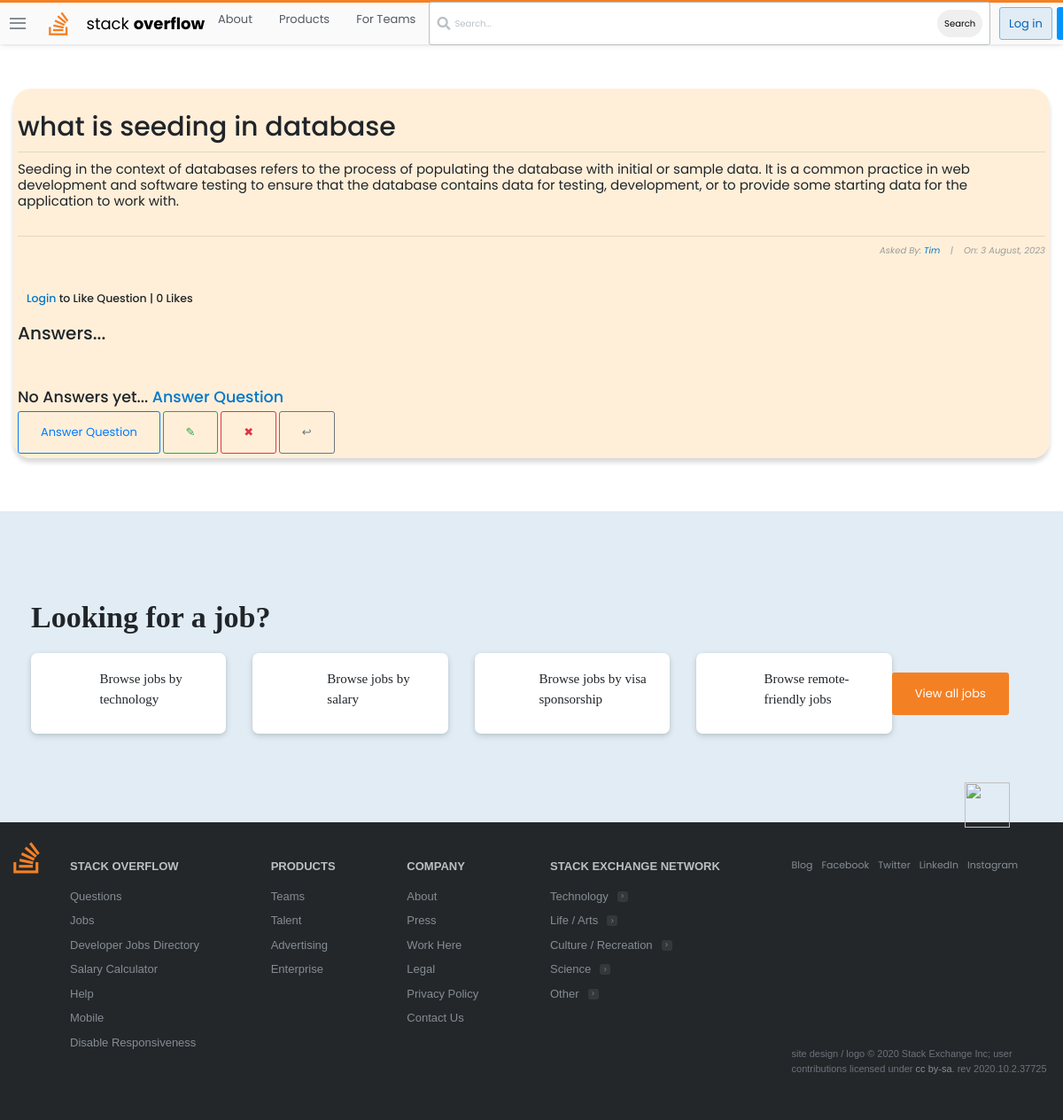
The app's page /questions/19/ with its own data.
### stackbase/models.py (models this page shows, shortened)
class Question(models.Model):
    user = models.ForeignKey(User, on_delete=models.CASCADE)
    title = models.CharField(max_length=10000)
    content = RichTextField()
    likes = models.ManyToManyField(User, related_name='question_post')
    date_created = models.DateTimeField(default= timezone.now)
    def total_likes(self):
        return self.likes.count()

### stackbase/views.py (the view)
# urls.py: path('questions/<int:pk>/', views.QuestionDetailView.as_view(), name = "question_detail"),
class QuestionDetailView(DetailView):
    model = Question
    def get_context_data(self, *args, **kwargs):
        context = super(QuestionDetailView, self).get_context_data()
        something = get_object_or_404(Question, id= self.kwargs['pk'])
        total_likes = something.total_likes()
        liked = False
        if something.likes.filter(id=self.request.user.id).exists():
         liked = True
        context['total_likes']= total_likes
        context['liked'] = liked
        return context

### stackbase/templates/stackbase/question_detail.html (shortened to what this page needs)
{% extends 'base.html' %}
{% block content %}
<!DOCTYPE html>
<html lang="en">
<head>
</head>
<body>
    <div class="container">
        <div class="list-question">
            <div class="questions">
                <div class="container" style="background-color: rgba(255, 235, 209, 0.808); padding: 5px; box-shadow: rgba(0, 0, 0, 0.15) 0px 5px 5px 0px; border-radius: 20px;" >
                    <h3 id="fh3">{{question.title}}</h3>
                    <hr>
                    <h6 id="fh6">{{ question.content|safe }}</h6>
                    <hr>
                    <h6 id="fh6" style="font-size: 10px; font-style: italic; color: rgb(155, 155, 155); text-align: right;">Asked By: <a href="{% url 'profile' %}">{{ object.user|title }}</a>&nbsp;&nbsp;&nbsp; |&nbsp;&nbsp;&nbsp; On: {{ object.date_created|date:"j F, Y" }}</h6>
                    <br>
                        <form action="{% url 'stackbase:like_post' object.pk %}" method="POST">
                            {% if user.is_authenticated %}
                                {% if liked %}
                                    <div style="display: flex; align-items: center; margin-left: 10px;">
                                        <button type="submit" name="question_id" value="{{ question.id }}" style="border: none; border-radius: 60px;"><img src="https://image.similarpng.com/very-thumbnail/2020/06/Dislike-icon-transparent-PNG.png" alt="" style="width: 40px;"></button> <h5 style="margin-left: 10px; cursor: pointer;"> |  {{ total_likes }} Likes</h5>
                                    </div>
                                {% else %}
                                    <div style="display: flex; align-items: center; margin-left: 10px;">
                                        <button type="submit" name="question_id" value="{{ question.id }}" style="border: none; border-radius: 30px;"><img src="https://i.pinimg.com/originals/39/44/6c/39446caa52f53369b92bc97253d2b2f1.png" alt="" style="width: 40px;"></button> <h5 style="margin-left: 10px; cursor: pointer;"> |  {{ total_likes }} Likes</h5>
                                    </div>
                                {% endif %}
                            {% else %}
                                <h5 style="margin-left: 10px; cursor: pointer;"><a href="{% url 'login' %}">Login</a> to Like Question |  {{ total_likes }} Likes</h5>
                            {% endif %}
                        </form>
                    <br>
                    <h2>Answers...</h2> <br><br><br>
                    {% if not question.comment.all %}
                        <h3>No Answers yet... <a href="">Answer Question</a> </h3>
                    {% endif %}
                    <a class="btn btn-outline-primary" id="fa" href="{% url 'stackbase:question_comment' question.id%}" style="text-decoration: none;">Answer Question</a>
                    <a style="text-decoration: none; " class="btn btn-outline-success" href="{% url 'stackbase:question_update' question.id  %} ">&#x270E;</a>
                    <a style="text-decoration: none; " class="btn btn-outline-danger" href="{% url 'stackbase:question_confirm_delete' question.id  %}  ">&#x2716;</a>
                    <a style="text-decoration: none; " class="btn btn-outline-secondary" href=" {% url 'stackbase:question_list' %}">&#x21a9;</a>
                </div> <br><br>
                </div> <br>
            </div>
        </div>
        <br>
</body>
</html>
{% endblock content %}

### static/main.css (style rules this page uses)
:root { --white: #fff; --black: #0c0d0e; --orange: #f48024; --yellow: #fbf2d4; --green: #5eba7d; --blue: #0077cc; --powder: #e1ecf4; --red: #d1383d; --black-025: #fafafb; --black-050: #eff0f1; --black-075: #e4e6e8; --black-100: #d6d9dc; --black-150: #c8ccd0; --black-200: #bbc0c4; --black-300: #9fa6ad; --black-350: #9199a1; --black-400: #848d95; --black-500: #6a737c; --black-600: #535a60; --black-700: #3c4146; --black-750: #2f3337; --black-800: #242729; --black-900: #0c0d0e; --orange-050: #fff7f2; --orange-100: #fee3cf; --orange-200: #fcd0ad; --orange-300: #f7aa6d; --orange-400: #f48024; --orange-500: #f2720c; --orange-600: #da670b; --orange-700: #bd5c00; --orange-800: #a35200; --orange-900: #874600; --blue-050: #f2f9ff; --blue-100: #cfeafe; --blue-200: #addafc; --blue-300: #6cbbf7; --blue-400: #379fef; --blue-500: #0095ff; --blue-600: #0077cc; --blue-700: #0064bd; --blue-800: #0054a3; --blue-900: #004487; --powder-050: #f4f8fb; --powder-100: #e1ecf4; --powder-200: #d1e5f1; --powder-300: #b3d3ea; --powder-400: #a0c7e4; --powder-500: #7aa7c7; --powder-600: #5b8db1; --powder-700: #39739d; --powder-800: #2c5777; --powder-900: #1e3c52; --green-025: #eef8f1; --green-050: #dcf0e2; --green-100: #cae8d4; --green-200: #a6d9b7; --green-300: #82ca9a; --green-400: #5eba7d; --green-500: #48a868; --green-600: #3d8f58; --green-700: #2f6f44; --green-800: #29603b; --green-900: #1e472c; --yellow-050: #fdf7e3; --yellow-100: #fbf2d4; --yellow-200: #f1e5bc; --yellow-300: #e6d178; --yellow-400: #e9c63f; --yellow-500: #ddb624; --yellow-600: #cea51b; --yellow-700: #b89516; --yellow-800: #9f8010; --yellow-900: #826a0b; --red-050: #fdf3f4; --red-100: #f9d3d7; --red-200: #f4b4bb; --red-300: #e87c87; --red-400: #de535e; --red-500: #d1383d; --red-600: #c02d2e; --red-700: #ac2726; --red-800: #942121; --red-900: #7a1819; --gold: #ffcc01; --gold-lighter: #fff4d1; --gold-darker: #f1b600; --silver: #b4b8bc; --silver-lighter: #e8e8e8; --silver-darker: #9a9c9f; --bronze: #caa789; --bronze-lighter: #f2e9e1; --bronze-darker: #ab825f; --fc-dark: #0c0d0e; --fc-medium: #3c4146; --fc-light: #6a737c; --focus-ring: rgba(0,149,255,0.15); --focus-ring-success: rgba(166,217,183,0.4); --focus-ring-warning: rgba(233,198,63,0.4); --focus-ring-error: rgba(192,45,46,0.15); --focus-ring-muted: rgba(36,39,41,0.1); --bs-sm: 0 1px 2px rgba(0,0,0,0.05),0 1px 4px rgba(0,0,0,0.05),0 2px 8px rgba(0,0,0,0.05); --bs-md: 0 1px 3px rgba(0,0,0,0.06),0 2px 6px rgba(0,0,0,0.06),0 3px 8px rgba(0,0,0,0.09); --bs-lg: 0 1px 4px rgba(0,0,0,0.09),0 3px 8px rgba(0,0,0,0.09),0 4px 13px rgba(0,0,0,0.13); --scrollbar: rgba(0,0,0,0.2); --highlight-bg: #f6f6f6; --highlight-color: #2f3337; --highlight-comment: #656e77; --highlight-punctuation: var(--black-600); --highlight-namespace: #b75501; --highlight-attribute: #015692; --highlight-literal: #b75501; --highlight-symbol: #803378; --highlight-keyword: #015692; --highlight-variable: #54790d; --highlight-addition: #2f6f44; --highlight-deletion: #c02d2e; --dark-blue:#2b2d6e; --magnolia:#f7f6f9; }
*, *::before, *::after { margin: 0; padding: 0; box-sizing: border-box; }
html { font-family: Arial, "Helvetica Neue", Helvetica, sans-serif; font-size: 10px; color: var(--black-800); }
.container { width: 100%; max-width: 126.4rem; margin: 0 auto; padding: 0 1.5rem; }
a { text-decoration: none; color: var(--blue-600); cursor: pointer; }
.btn { text-align: center; font-size: 1.3rem; border-radius: 3px; transition: all 0.5s; padding: 1.3rem 2.5rem; }

### stackbase/templates/stackbase/question_detail.html (style rules this page uses)
body { margin-top: 100px; font-family: 'Poppins', sans-serif; }
#fh3 { text-align: center; font-size: 30px; padding-top: 20px; text-align: left; }
#fh6 { text-align: left; font-size: 15px; padding-bottom: 20px; font-weight: normal; }

### records on screen
Question: title "what is seeding in database", content "Seeding in the context of databases refers to the process of populating the database with initial or sample data. It is a common practice in web development and software testing to ensure that the database contains data for testing, development, or to provide some starting data for the application to work with.", user "Tim", date_created "3 August, 2023"

### other values on screen
{{ total_likes }} "0"
